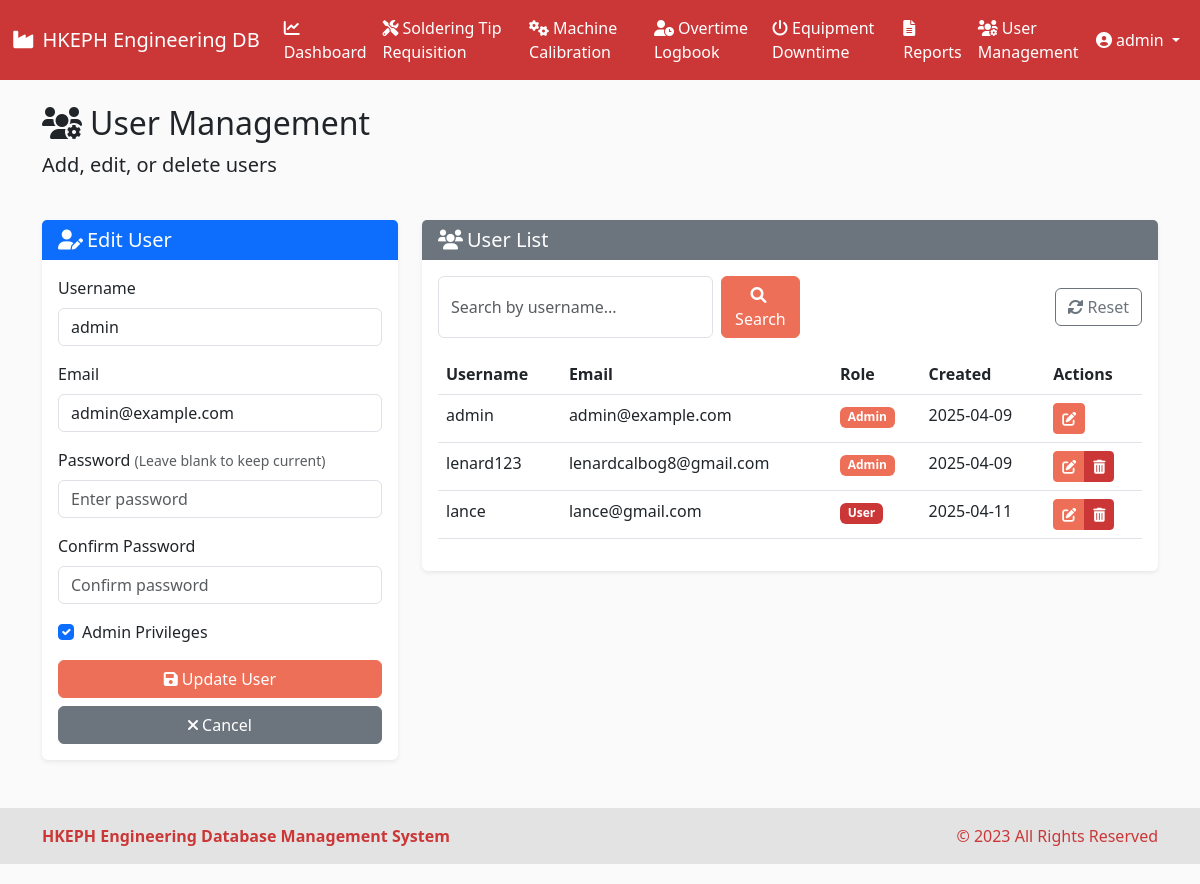
The app's page /users/edit/1 (signed in) with its own data.
### models.py (models this page shows, shortened)
class User(UserMixin, db.Model):
    id = db.Column(db.Integer, primary_key=True)
    username = db.Column(db.String(64), unique=True, nullable=False)
    email = db.Column(db.String(120), unique=True, nullable=False)
    password_hash = db.Column(db.String(256), nullable=False)
    is_admin = db.Column(db.Boolean, default=False)
    date_created = db.Column(db.DateTime, default=datetime.utcnow)

### routes.py (the view, shortened to what this page needs)
@app.route('/users/edit/<int:user_id>', methods=['GET', 'POST'])
@login_required
def edit_user(user_id):
    if not current_user.is_admin:
        flash('Access denied. Admin privileges required.', 'danger')
        return redirect(url_for('dashboard'))
    user = User.query.get_or_404(user_id)
    form = UserForm(obj=user)
    return render_template('user_management.html', users=User.query.all(), form=form, edit_user=user)

### forms.py
class UserForm(FlaskForm):
    username = StringField('Username', validators=[DataRequired(), Length(min=3, max=64)])
    email = StringField('Email', validators=[DataRequired(), Email(), Length(max=120)])
    password = PasswordField('Password', validators=[Optional(), Length(min=6, max=64)])
    confirm_password = PasswordField('Confirm Password', validators=[
        Optional(),
        EqualTo('password', message='Passwords must match')
    ])
    is_admin = BooleanField('Admin Privileges')

### app.py (called while the page is built)
@login_manager.user_loader
def load_user(user_id):
    return User.query.get(int(user_id))

### templates/user_management.html (shortened to what this page needs)
{% extends 'base.html' %}
{% block content %}
<div class="row mb-4">
    <div class="col">
        <h2><i class="fas fa-users-cog me-2"></i>User Management</h2>
        <p class="lead">Add, edit, or delete users</p>
    </div>
</div>
<div class="row mb-4">
    <div class="col-md-4">
        <div class="card">
            <div class="card-header bg-primary text-white">
                <h5 class="mb-0">
                    {% if edit_user %}
                    <i class="fas fa-user-edit me-1"></i>Edit User
                    {% else %}
                    <i class="fas fa-user-plus me-1"></i>Add New User
                    {% endif %}
                </h5>
            </div>
            <div class="card-body">
                {% if edit_user %}
                <form method="POST" action="{{ url_for('edit_user', user_id=edit_user.id) }}">
                {% else %}
                <form method="POST" action="{{ url_for('add_user') }}">
                {% endif %}
                    <div class="mb-3">
                        <label for="username" class="form-label">Username</label>
                        {{ form.username(class="form-control", placeholder="Enter username") }}
                    </div>
                    <div class="mb-3">
                        <label for="email" class="form-label">Email</label>
                        {{ form.email(class="form-control", placeholder="Enter email") }}
                    </div>
                    <div class="mb-3">
                        <label for="password" class="form-label">
                            Password
                            {% if edit_user %}
                            <small class="text-muted">(Leave blank to keep current)</small>
                            {% endif %}
                        </label>
                        {{ form.password(class="form-control", placeholder="Enter password") }}
                    </div>
                    <div class="mb-3">
                        <label for="confirm_password" class="form-label">Confirm Password</label>
                        {{ form.confirm_password(class="form-control", placeholder="Confirm password") }}
                    </div>
                    <div class="mb-3 form-check">
                        {{ form.is_admin(class="form-check-input") }}
                        <label class="form-check-label" for="is_admin">Admin Privileges</label>
                    </div>
                    <div class="d-grid gap-2">
                        {% if edit_user %}
                        <button type="submit" class="btn btn-primary">
                            <i class="fas fa-save me-1"></i>Update User
                        </button>
                        <a href="{{ url_for('user_management') }}" class="btn btn-secondary">
                            <i class="fas fa-times me-1"></i>Cancel
                        </a>
                        {% else %}
                        <button type="submit" class="btn btn-primary">
                            <i class="fas fa-user-plus me-1"></i>Add User
                        </button>
                        {% endif %}
                    </div>
                </form>
            </div>
        </div>
    </div>
    <div class="col-md-8">
        <div class="card">
            <div class="card-header bg-secondary text-white">
                <h5 class="mb-0"><i class="fas fa-users me-1"></i>User List</h5>
            </div>
            <div class="card-body">
                <div class="d-flex justify-content-between align-items-center mb-3">
                    <form class="d-flex" method="GET" action="{{ url_for('user_management') }}">
                        <input type="text" class="form-control me-2" name="search" placeholder="Search by username..." value="{{ search_query if search_query else '' }}">
                        <button class="btn btn-primary" type="submit">
                            <i class="fas fa-search me-1"></i>Search
                        </button>
                    </form>
                    <a href="{{ url_for('user_management') }}" class="btn btn-outline-secondary">
                        <i class="fas fa-sync-alt me-1"></i>Reset
                    </a>
                </div>
                <div class="table-responsive">
                    <table class="table table-hover">
                        <thead>
                            <tr>
                                <th>Username</th>
                                <th>Email</th>
                                <th>Role</th>
                                <th>Created</th>
                                <th>Actions</th>
                            </tr>
                        </thead>
                        <tbody>
                            {% for user in users %}
                            <tr>
                                <td>{{ user.username }}</td>
                                <td>{{ user.email }}</td>
                                <td>
                                    {% if user.is_admin %}
                                    <span class="badge bg-primary">Admin</span>
                                    {% else %}
                                    <span class="badge bg-secondary">User</span>
                                    {% endif %}
                                </td>
                                <td>{{ user.date_created.strftime('%Y-%m-%d') }}</td>
                                <td>
                                    <div class="btn-group btn-group-sm" role="group">
                                        <a href="{{ url_for('edit_user', user_id=user.id) }}" class="btn btn-warning">
                                            <i class="fas fa-edit"></i>
                                        </a>
                                        {% if user.id != current_user.id %}
                                        <button type="button" class="btn btn-danger" data-bs-toggle="modal" data-bs-target="#deleteUserModal-{{ user.id }}">
                                            <i class="fas fa-trash-alt"></i>
                                        </button>
                                        {% endif %}
                                    </div>
                                </td>
                            </tr>
                            {% endfor %}
                        </tbody>
                    </table>
                </div>
            </div>
        </div>
    </div>
</div>
{% endblock %}

### templates/base.html (shortened to what this page needs)
<!DOCTYPE html>
<html lang="en" data-bs-theme="light">
<head>
    <link href="https://cdn.jsdelivr.net/npm/bootstrap@5.3.0/dist/css/bootstrap.min.css" rel="stylesheet">
    <link rel="stylesheet" href="https://cdnjs.cloudflare.com/ajax/libs/font-awesome/6.0.0/css/all.min.css">
    <link rel="stylesheet" type="text/css" href="https://cdn.jsdelivr.net/npm/daterangepicker/daterangepicker.css" />
    <link rel="stylesheet" href="{{ url_for('static', filename='css/style.css') }}">
</head>
<body>
        <nav class="navbar navbar-expand-lg" style="background-color: var(--accent-secondary); color: white;">
            <div class="container-fluid">
                <a class="navbar-brand text-white" href="{{ url_for('dashboard') }}">
                    <i class="fas fa-industry me-2"></i>HKEPH Engineering DB
                </a>
                <div class="collapse navbar-collapse" id="navbarNav">
                    {% if current_user.is_authenticated %}
                    <ul class="navbar-nav">
                        <li class="nav-item">
                            <a class="nav-link text-white {% if request.path == url_for('dashboard') %}active fw-bold{% endif %}" href="{{ url_for('dashboard') }}">
                                <i class="fas fa-chart-line me-1"></i>Dashboard
                            </a>
                        </li>
                        <li class="nav-item">
                            <a class="nav-link text-white {% if request.path == url_for('soldering_tips') %}active fw-bold{% endif %}" href="{{ url_for('soldering_tips') }}">
                                <i class="fas fa-tools me-1"></i>Soldering Tip Requisition
                            </a>
                        </li>
                        <li class="nav-item">
                            <a class="nav-link text-white {% if request.path == url_for('machine_calibrations') %}active fw-bold{% endif %}" href="{{ url_for('machine_calibrations') }}">
                                <i class="fas fa-cogs me-1"></i>Machine Calibration
                            </a>
                        </li>
                        <li class="nav-item">
                            <a class="nav-link text-white {% if request.path == url_for('overtime_logbook') %}active fw-bold{% endif %}" href="{{ url_for('overtime_logbook') }}">
                                <i class="fas fa-user-clock me-1"></i>Overtime Logbook
                            </a>
                        </li>
                        <li class="nav-item">
                            <a class="nav-link text-white {% if request.path == url_for('equipment_downtime') %}active fw-bold{% endif %}" href="{{ url_for('equipment_downtime') }}">
                                <i class="fas fa-power-off me-1"></i>Equipment Downtime
                            </a>
                        </li>
                        <li class="nav-item">
                            <a class="nav-link text-white {% if request.path == url_for('reports') %}active fw-bold{% endif %}" href="{{ url_for('reports') }}">
                                <i class="fas fa-file-alt me-1"></i>Reports
                            </a>
                        </li>
                        {% if current_user.is_admin %}
                        <li class="nav-item">
                            <a class="nav-link text-white {% if request.path == url_for('user_management') %}active fw-bold{% endif %}" href="{{ url_for('user_management') }}">
                                <i class="fas fa-users-cog me-1"></i>User Management
                            </a>
                        </li>
                        {% endif %}
                    </ul>
                    <ul class="navbar-nav ms-auto">
                        <li class="nav-item dropdown">
                            <a class="nav-link dropdown-toggle text-white" href="#" id="navbarDropdown" role="button" data-bs-toggle="dropdown" aria-expanded="false">
                                <i class="fas fa-user-circle me-1"></i>{{ current_user.username }}
                            </a>
                        </li>
                    </ul>
                    {% endif %}
                </div>
            </div>
        </nav>
        <main class="container mt-4 mb-5">
            {% block content %}{% endblock %}
        </main>
        <footer class="py-3 mt-5" style="background-color: var(--light-secondary); color: var(--accent-secondary);">
            <div class="container">
                <div class="row align-items-center">
                    <div class="col-md-6 text-center text-md-start">
                        <strong>HKEPH Engineering Database Management System</strong>
                    </div>
                    <div class="col-md-6 text-center text-md-end">
                        <p class="mb-0">&copy; 2023 All Rights Reserved</p>
                    </div>
                </div>
            </div>
        </footer>
    </body>
    </html>

### static/css/style.css (style rules this page uses)
:root { --light-bg: #FAFAFA; --light-secondary: #E3E3E3; --accent-primary: #EE6F57; --accent-secondary: #CB3737; }
body { padding-bottom: 20px; }
.card { border: none; box-shadow: 0 0.125rem 0.25rem rgba(0, 0, 0, 0.075); transition: all 0.3s ease; }
.card-header { border-bottom: none; }
.table th { font-weight: 600; border-top: none; }
.btn-primary { background-color: var(--accent-primary); border-color: var(--accent-primary); }
.btn-warning { background-color: var(--accent-primary); border-color: var(--accent-primary); color: white; }
.btn-danger { background-color: var(--accent-secondary); border-color: var(--accent-secondary); }
.badge.bg-primary { background-color: var(--accent-primary) !important; }
.badge.bg-secondary { background-color: var(--accent-secondary) !important; }
.btn-group > .btn { margin-right: 0; }

### templates/base.html (style rules this page uses)
body { background-color: var(--light-bg); }

### records on screen
User: username "admin", email "admin@example.com", is_admin "☑", shows "Admin", date_created "2025-04-09"
User: username "lenard123", email "lenardcalbog8@gmail.com", is_admin "Admin", date_created "2025-04-09"
User: username "lance", email "lance@gmail.com", is_admin "User", date_created "2025-04-11"
